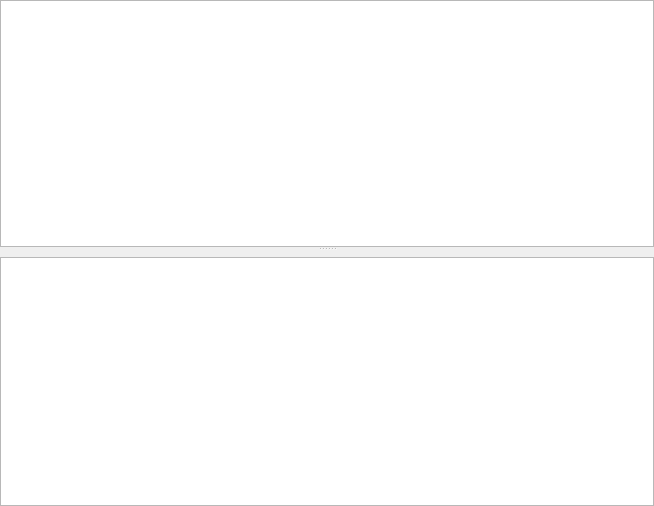
<?xml version="1.0" encoding="UTF-8"?>
<ui version="4.0">
 <class>LocaleInspector</class>
 <widget class="QWidget" name="LocaleInspector">
  <property name="geometry">
   <rect>
    <x>0</x>
    <y>0</y>
    <width>654</width>
    <height>506</height>
   </rect>
  </property>
  <layout class="QVBoxLayout" name="verticalLayout">
   <property name="margin">
    <number>0</number>
   </property>
   <item>
    <widget class="QSplitter" name="splitter">
     <property name="orientation">
      <enum>Qt::Vertical</enum>
     </property>
     <widget class="QTableView" name="accessorTable">
      <property name="selectionMode">
       <enum>QAbstractItemView::NoSelection</enum>
      </property>
      <property name="showGrid">
       <bool>false</bool>
      </property>
      <attribute name="horizontalHeaderVisible">
       <bool>false</bool>
      </attribute>
      <attribute name="verticalHeaderVisible">
       <bool>false</bool>
      </attribute>
     </widget>
     <widget class="QWidget" name="widget" native="true">
      <layout class="QVBoxLayout" name="verticalLayout_2">
       <property name="margin">
        <number>0</number>
       </property>
       <item>
        <widget class="KFilterProxySearchLine" name="localeSearchLine"/>
       </item>
       <item>
        <widget class="QTableView" name="localeTable">
         <property name="alternatingRowColors">
          <bool>true</bool>
         </property>
         <property name="wordWrap">
          <bool>false</bool>
         </property>
        </widget>
       </item>
      </layout>
     </widget>
    </widget>
   </item>
  </layout>
 </widget>
 <customwidgets>
  <customwidget>
   <class>KFilterProxySearchLine</class>
   <extends>QWidget</extends>
   <header>kde/kfilterproxysearchline.h</header>
  </customwidget>
 </customwidgets>
 <resources/>
 <connections/>
</ui>
